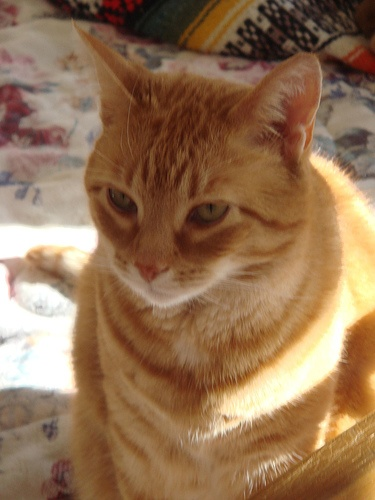
//> input picture data/images/cat.jpg, 375 x 500 px
$ ./kmeans ../../data/images/cat.jpg 3 ../../data/images/HappyFish.png   (built with g++ and OpenCV 4)
//> lines starting //> are read from the running program, lines starting //| are printed output that depends on the picture; after the words box and inside, x2 and y2 are one past the last pixel; in counts of white or black regions, pixels touching at a corner belong together
### src/tp/ocv_utils.hpp
#pragma once

#include <opencv2/core.hpp>

#include <string>

/**
 * @brief Print the information about the matrix (size, channels and type).
 * @param message A message to print before the matrix info: the output is in the format "message: [RxC] ch: #channels type: CV_XXTCY"
 * @param m The matrix.
 */
void printMatInfo(const std::string& message, const cv::Mat& m);

/**
 * @brief Print the information about a matrix with the name given by variable name.
 */
#define PRINT_MAT_INFO(mat) printMatInfo(#mat, mat)

/**
 * @brief Return the matrix type in readable string format
 * @param m The matrix
 * @return A string with the matrix type in string format, e.g. "CV_8UC3"
 */
std::string getMatType(const cv::Mat& m);

### src/tp/ocv_utils.cpp
#include "ocv_utils.hpp"

#include <iostream>
std::string getMatType(int number)
{
    // find type
    const int imgTypeInt = number % 8;
    std::string imgTypeString;

    switch(imgTypeInt)
    {
        case 0: imgTypeString = "8U"; break;
        case 1: imgTypeString = "8S"; break;
        case 2: imgTypeString = "16U"; break;
        case 3: imgTypeString = "16S"; break;
        case 4: imgTypeString = "32S"; break;
        case 5: imgTypeString = "32F"; break;
        case 6: imgTypeString = "64F"; break;
        default: break;
    }

    // find channel
    const int channel = (number / 8) + 1;

    std::stringstream type;
    type << "CV_" << imgTypeString << "C" << channel;

    return type.str();
}

void printMatInfo(const std::string& message, const cv::Mat& m)
{
    std::cout << message << ": " << m.size() << " ch: "<< m.channels() << " type: " << getMatType(m.type()) << std::endl;
}


// [4 lines left out: function getMatType, not called in this run]

### src/tp/kmeans.cpp
#include "ocv_utils.hpp"

#include <opencv2/core.hpp>
#include <opencv2/imgcodecs.hpp>
#include <opencv2/highgui.hpp>
#include <opencv2/imgproc.hpp>
#include <opencv2/imgcodecs.hpp>
#include <iostream>

using namespace cv;
using namespace std;


void printHelp(const string& progName)
{
    cout << "Usage:\n\t " << progName << " <image_file> <K_num_of_clusters> [<image_ground_truth>]" << endl;
}

void kmeans2(Mat data, Mat& bestLabels, int maxIter){
    // Segmentation fond/forme.
    // data : Data for clustering : Image with 3 channels.
    // bestLabels : Output integer array that stores the cluster indices for every sample.
    // maxIter : The maximum number of iterations.
    // centers : Output matrix of the cluster centers, one row per each cluster center.

    bestLabels.create(data.rows, data.cols, CV_8UC1);

    cv::RNG rng;

    // Center initialization for each cluster
    Vec3f c0 = data.at<Vec3f>(rng.uniform(0,data.rows),rng.uniform(0,data.cols));
    Vec3f c1 = data.at<Vec3f>(rng.uniform(0,data.rows),rng.uniform(0,data.cols));

    Vec3f s0(0,0,0);
    Vec3f s1(0,0,0);
    double p0 = 0;
    double p1 = 0;

    int it = 0;
    while (it<maxIter) {
        it++;
        s0[0] = 0;
        s0[1] = 0;
        s0[2] = 0;
        s1[0] = 0;
        s1[1] = 0;
        s1[2] = 0;
        for (size_t i = 0; i < data.rows; i++)
        {
            for (size_t j = 0; j < data.cols; j++)
            {
                auto d0 = cv::norm(c0 - data.at<Vec3f>(i,j));
                auto d1 = cv::norm(c1 - data.at<Vec3f>(i,j));

                if (d0 < d1) {
                    bestLabels.at<uchar>(i,j) = 1;
                    s0[0] += data.at<Vec3f>(i,j)[0];
                    s0[1] += data.at<Vec3f>(i,j)[1];
                    s0[2] += data.at<Vec3f>(i,j)[2];
                }
                else {
                    bestLabels.at<uchar>(i,j) = 0;
                    s1[0] += data.at<Vec3f>(i,j)[0];
                    s1[1] += data.at<Vec3f>(i,j)[1];
                    s1[2] += data.at<Vec3f>(i,j)[2];
                }
            }
        }

        // Averaging the sums to update each center
        if (countNonZero(bestLabels) == 0){ p0 = 1; }
        else { p0 = 1./countNonZero(bestLabels); }
        c0[0] = s0[0] * p0;
        c0[1] = s0[1] * p0;
        c0[2] = s0[2] * p0;

        if (countNonZero(bestLabels) == bestLabels.cols * bestLabels.rows){ p1 = 1; }
        else { p1 = 1./(bestLabels.cols * bestLabels.rows - countNonZero(bestLabels)); }
        c1[0] = s1[0] * p1;
        c1[1] = s1[1] * p1;
        c1[2] = s1[2] * p1;
    }
}

void Criterias(Mat im, Mat ref, float res[3]) {
    // returns the precision, sensitivity and DSC of the segmentation in the res parameter
    // im and ref are the same size, of type CV_8UC1

    float TP = 0;
    float FP = 0;
    float TN = 0;
    float FN = 0;
    for (size_t i = 0; i < im.rows; i++)
        {
            for (size_t j = 0; j < im.cols; j++)
            {
                if (im.at<uchar>(i,j) == ref.at<uchar>(i,j)){
                    if(ref.at<uchar>(i,j) == 255){
                        TN++;
                    }
                    else {
                        TP++;
                    }
                }
                else {
                    if(ref.at<uchar>(i,j) == 255){
                        FP++;
                    }
                    else {
                        FN++;
                    }
                }
            }
        }

        float P = TP / ( TP + FP );
        float S = TP / ( TP + FN );
        float DSC = 2 * TP / ( 2 * TP + FP + FN );
        res[0] = P;
        res[1] = S;
        res[2] = DSC;
}


int main(int argc, char** argv)
{
    if (argc != 3 && argc != 4)
    {
        cout << " Incorrect number of arguments." << endl;
        printHelp(string(argv[0]));
        return EXIT_FAILURE;
    }

    const auto imageFilename = string(argv[1]);
    const string groundTruthFilename = (argc == 4) ? string(argv[3]) : string();
    const int k = stoi(argv[2]);

    // just for debugging
    {
        cout << " Program called with the following arguments:" << endl;
        cout << " \timage file: " << imageFilename << endl;
        cout << " \tk: " << k << endl;
        if(!groundTruthFilename.empty()) cout << " \tground truth segmentation: " << groundTruthFilename << endl;
    }

    // load the color image to process from file
    Mat m;
    m = imread(imageFilename, cv::IMREAD_COLOR);
//> m is the input picture: 500 rows x 375 cols, CV_8UC3; mean B, G, R 82.7, 113.1, 146.6
    // [4 lines of commented-out code are left out]
    PRINT_MAT_INFO(m);
//| m: [375 x 500] ch: 3 type: CV_8UC3

    // 1) in order to call kmeans we need to first convert the image into floats (CV_32F)
    // see the method Mat.convertTo()
    Mat converted;
    m.convertTo(converted,CV_32F);

    // 2) kmeans asks for a mono-dimensional list of "points". Our "points" are the pixels of the image that can be seen as 3D points
    // where each coordinate is one of the color channel (e.g. R, G, B). But they are organized as a 2D table, we need
    // to re-arrange them into a single vector.
    // see the method Mat.reshape(), it is similar to matlab's reshape
    vector<int> new_shape = {m.cols * m.rows, 1};
//> new_shape = [187500, 1]
    converted = converted.reshape(3, new_shape);
    // now we can call kmeans(...)
    Mat bestLabels;
    Mat centers;
    kmeans(converted,k,bestLabels, TermCriteria( TermCriteria::EPS+TermCriteria::COUNT, 10, 1.0), 3, KMEANS_PP_CENTERS, centers);
//> centers = [[37.96, 64.34, 104.5], [90.55, 124.4, 157.7], [203.1, 234.9, 247]]
    Mat res;
    normalize(bestLabels, res, 0, 255, cv::NORM_MINMAX);
    new_shape = {m.rows, m.cols};
//> new_shape = [500, 375]
    res = res.reshape(1,new_shape);
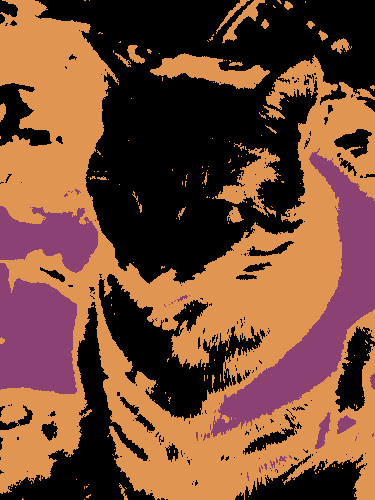
//> res: 500 rows x 375 cols, CV_32SC1; 3 distinct labels, from 0 to 255; one colour per label, 0 black
    res.convertTo(res, CV_8U);
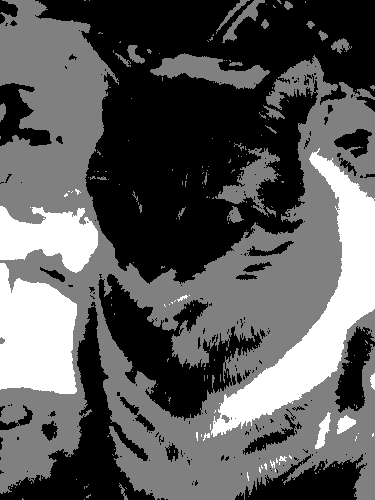
//> res: 500 rows x 375 cols, CV_8UC1; min 0, max 255, mean 89.7

    kmeans2(converted,bestLabels,15);
//> the loop in kmeans2, `while (it<maxIter)` made 15 passes
//> (p0, p1) on passes 1 to 12: (1.51e-05, 8.26e-06), (1.82e-05, 7.54e-06), (2.12e-05, 7.13e-06), (2.37e-05, 6.88e-06), (2.56e-05, 6.74e-06), (2.69e-05, 6.65e-06), (2.78e-05, 6.6e-06), (2.84e-05, 6.57e-06), (2.87e-05, 6.55e-06), (2.89e-05, 6.54e-06), (2.9e-05, 6.53e-06), (2.91e-05, 6.53e-06)
//> after the loop in kmeans2, `while (it<maxIter)`: it = 15
    Mat res2;
    normalize(bestLabels, res2, 0, 255, cv::NORM_MINMAX);
    res2 = res2.reshape(1,new_shape);
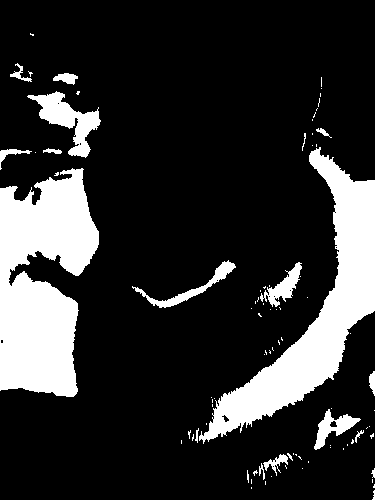
//> res2: 500 rows x 375 cols, CV_8UC1; 18.3% white; 87 white regions (69 under 20 px), largest, box (x1, y1, x2, y2) and area: (0, 168, 99, 397) 15640, (199, 147, 375, 444) 13418, (27, 91, 101, 158) 1789
    res2.convertTo(res2, CV_8U);

    namedWindow("Avant kmeans", cv::WINDOW_AUTOSIZE);
    imshow("Avant kmeans", m);

    namedWindow("Avec kmeans OpenCV", cv::WINDOW_AUTOSIZE);
    imshow("Avec kmeans OpenCV", res);

    namedWindow("Avec kmeans2", cv::WINDOW_AUTOSIZE);
    imshow("Avec kmeans2", res2);

    // Compute the precision, sensitivity and DSC of the segmentation if the ground truth is provided
    if(!groundTruthFilename.empty()) {
        Mat ref;
        ref = imread(groundTruthFilename, cv::IMREAD_GRAYSCALE);
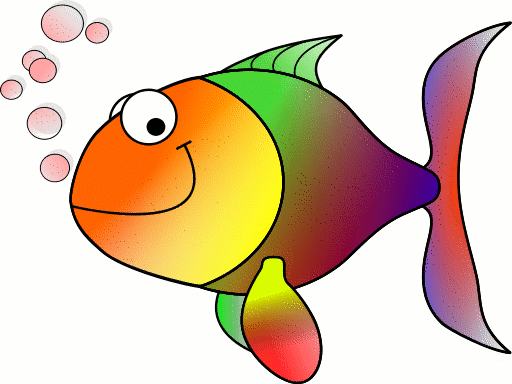
//> input picture data/images/HappyFish.png, 512 x 384 px
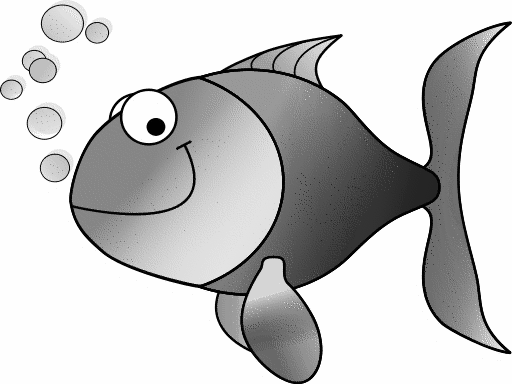
//> ref: 384 rows x 512 cols, CV_8UC1; min 1, max 254, mean 200.5

        // Arrays for the criterias of the final image, with its original colors and its inverted colors
        float* tab1 = new float[3];
        float* tab2 = new float[3];

        // Criterias for the OpenCV kmeans
        Criterias(res, ref, tab1);
//> the loop in Criterias, `for (size_t i = 0; i < im.rows; i++)` made 500 passes
//> (TP, FN) on passes 1 to 3: (0, 375), (0, 750), (0, 1125)
//> after the loop in Criterias, `for (size_t i = 0; i < im.rows; i++)`: TN = 1; TP = 9491; FP = 7467; FN = 170541
//> in Criterias, `float P = TP / ( TP + FP );`: P = 0.56
//> in Criterias, `float S = TP / ( TP + FN );`: S = 0.0527
//> in Criterias, `float DSC = 2 * TP / ( 2 * TP + FP + FN );`: DSC = 0.0964
        res = Mat::ones(res.size(),res.type()) * 255 - res;
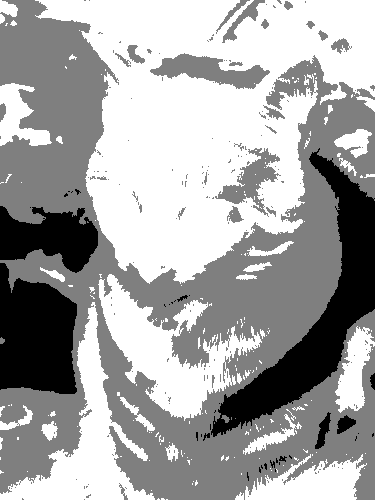
//> res: 500 rows x 375 cols, CV_8UC1; min 0, max 255, mean 165.3
        Criterias(res, ref, tab2);
//> the loop in Criterias (call 2), `for (size_t i = 0; i < im.rows; i++)` made 500 passes
//> FN on passes 1 to 3: 375, 750, 1125
        cout << "OpenCV kmeans" << endl;
        if (tab1[2] > tab2[2]) {
            cout << "P : " << tab1[0] << endl;
//| P : 0.559677
            cout << "S : " << tab1[1] << endl;
//| S : 0.0527184
            cout << "DSC : " << tab1[2] << endl;
//| DSC : 0.0963602
        }
        else {
            cout << "P : " << tab2[0] << endl;
            cout << "S : " << tab2[1] << endl;
            cout << "DSC : " << tab2[2] << endl;
        }

        // Criterias for kmeans2
        Criterias(res2, ref, tab1);
        res2 = Mat::ones(res2.size(),res2.type()) * 255 - res2;
        Criterias(res2, ref, tab2);
        cout << "kmeans2" << endl;
        if (tab1[2] > tab2[2]) {
            cout << "P : " << tab1[0] << endl;
//| P : 0.807294
            cout << "S : " << tab1[1] << endl;
//| S : 0.172869
            cout << "DSC : " << tab1[2] << endl;
//| DSC : 0.284761
        }
        else {
            cout << "P : " << tab2[0] << endl;
            cout << "S : " << tab2[1] << endl;
            cout << "DSC : " << tab2[2] << endl;
        }

    }
    waitKey();
    return EXIT_SUCCESS;
}
